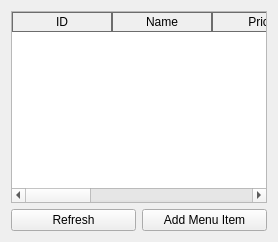
<?xml version="1.0" encoding="UTF-8"?>
<ui version="4.0">
 <class>MenuTab</class>
 <widget class="QWidget" name="MenuTab">
  <layout class="QVBoxLayout" name="verticalLayout">
   <item>
    <widget class="QTableWidget" name="table_menu">
     <property name="alternatingRowColors">
      <bool>true</bool>
     </property>
     <property name="editTriggers">
      <set>QAbstractItemView::NoEditTriggers</set>
     </property>
     <property name="selectionBehavior">
      <enum>QAbstractItemView::SelectRows</enum>
     </property>
     <property name="wordWrap">
      <bool>true</bool>
     </property>
     <property name="styleSheet">
      <string notr="true">QHeaderView::section { border: 1px solid #6c6c6c; }</string>
     </property>
     <attribute name="verticalHeaderVisible">
      <bool>false</bool>
     </attribute>
     <column>
      <property name="text">
       <string>ID</string>
      </property>
     </column>
     <column>
      <property name="text">
       <string>Name</string>
      </property>
     </column>
     <column>
      <property name="text">
       <string>Price</string>
      </property>
     </column>
     <column>
      <property name="text">
       <string>VAT %</string>
      </property>
     </column>
     <column>
      <property name="text">
       <string>VAT Amount</string>
      </property>
     </column>
     <column>
      <property name="text">
       <string>Type</string>
      </property>
     </column>
     <column>
      <property name="text">
       <string>Actions</string>
      </property>
     </column>
    </widget>
   </item>
   <item>
    <layout class="QHBoxLayout" name="horizontalLayout">
     <item>
      <widget class="QPushButton" name="btn_refresh">
       <property name="text">
        <string>Refresh</string>
       </property>
       <property name="minimumHeight">
        <number>45</number>
       </property>
      </widget>
     </item>
     <item>
      <widget class="QPushButton" name="btn_add_menu_item">
       <property name="text">
        <string>Add Menu Item</string>
       </property>
       <property name="minimumHeight">
        <number>45</number>
       </property>
      </widget>
     </item>
    </layout>
   </item>
  </layout>
 </widget>
 <resources/>
 <connections/>
</ui>
